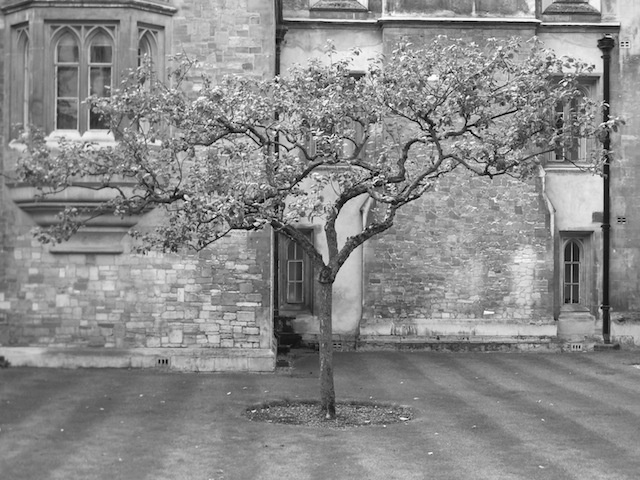
//> input picture src/06/cls/assets/apple_grayscale.jpg, 640 x 480 px
$ ./main   (built with g++ and OpenCV 4)
//> lines starting //> are read from the running program, lines starting //| are printed output that depends on the picture
#include <iostream>
#include <opencv2/opencv.hpp>
#include <vector>

#define FILE_NAME_INPUT "../assets/apple_grayscale.jpg"

int main(int argc, char *argv[])
{
  auto input = cv::imread(FILE_NAME_INPUT, cv::IMREAD_GRAYSCALE);
//> input is the input picture: 480 rows x 640 cols, CV_8UC1; min 0, max 255, mean 137.8

  if (input.empty())
  {
    fprintf(stderr, "読み込み失敗\n");
    return -1;
  }

  auto output = cv::Mat(input.size(), input.type());

  cv::Scharr(input, output, CV_64F, 1, 0);
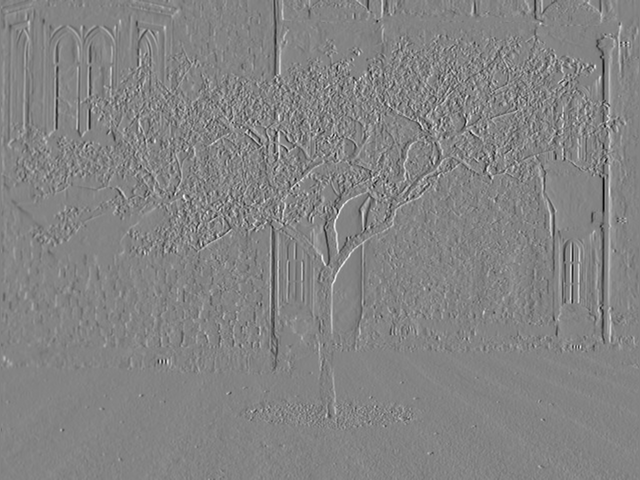
//> output: 480 rows x 640 cols, CV_64FC1; min -3418, max 3191, mean 1.5; drawn with min black and max white
  cv::convertScaleAbs(output, output, 1, 0);
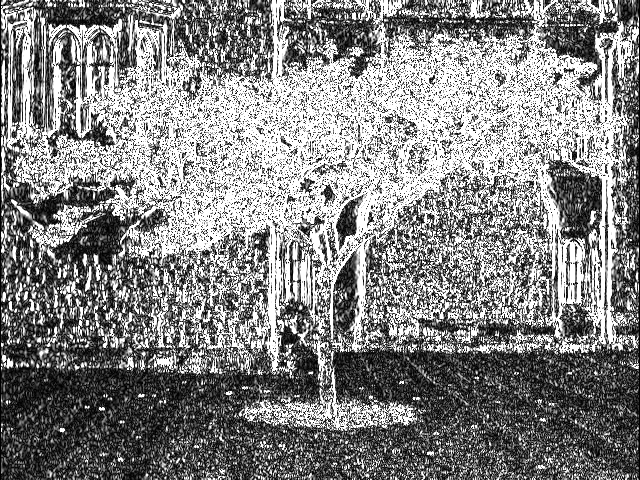
//> output: 480 rows x 640 cols, CV_8UC1; min 0, max 255, mean 131.9

  cv::imshow("output", output);
  cv::waitKey();

  return 0;
}
